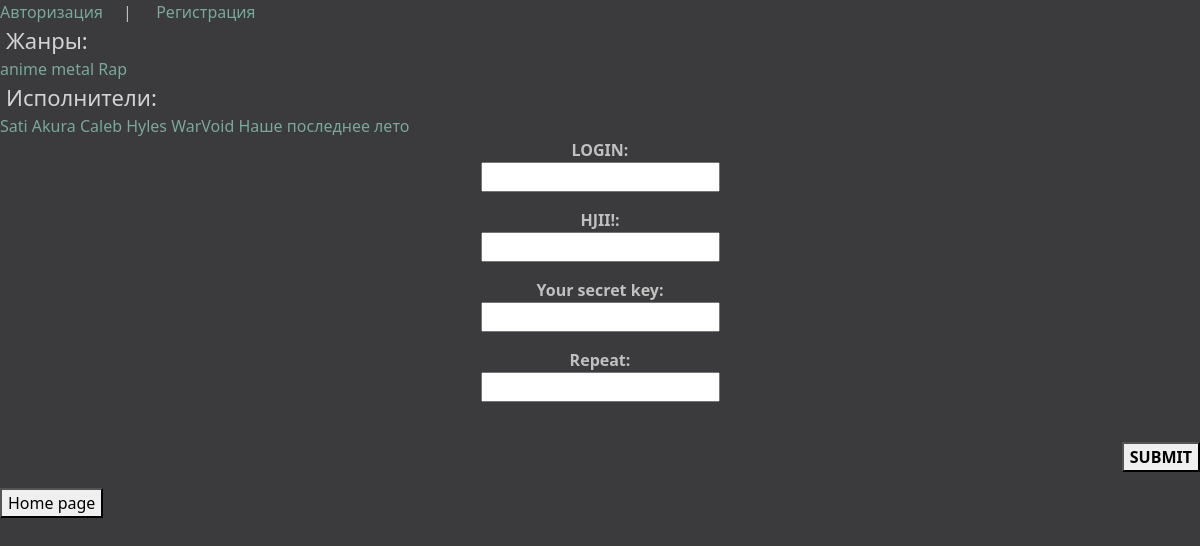
Page /registration/ on the committed database.
### funfacts/models.py (models this page shows, shortened)
class Category(models.Model):
	name = models.CharField(max_length = 255, db_index = True)
	slug = models.SlugField(max_length=255, db_index = True, null = True)
	def get_absolute_url(self):
		return reverse('category', kwargs={'cat_slug': self.slug})

class Author(models.Model):
	name = models.CharField(max_length = 255)
	slug= models.SlugField(max_length=255,db_index = True, unique = True)
	def get_absolute_url(self):
		return reverse('author', kwargs={'author_slug': self.slug})

### funfacts/views.py (the view)
# urls.py: path('registration/', views.RegisterUser.as_view(), name = 'registration'),
class RegisterUser(DataMixin, CreateView):
	form_class = RegisterUserForm
	template_name = 'funfacts/registration.html'
	success_url = reverse_lazy('login')
	def get_context_data(self, *,object_list=None, **kwargs):
		context = super().get_context_data(**kwargs)
		c_def =  self.get_user_context(title = 'regist')
		return dict(list(context.items())+list(c_def.items()))

### funfacts/forms.py
class RegisterUserForm(UserCreationForm):
	username = forms.CharField(label = 'LOGIN', widget = forms.TextInput(attrs ={'class':'form-input'}))
	email = forms.EmailField(label = 'HJII!', widget=forms.EmailInput(attrs={'class':'form-input'}))
	password1 = forms.CharField(label = 'Your secret key', widget = forms.PasswordInput(attrs={'class':'form-input'}))
	password2 = forms.CharField(label = 'Repeat', widget = forms.PasswordInput(attrs={'class':'form-input'}))
	class Meta:
		model =User
		fields = ('username','email', 'password1', 'password2',)

### funfacts/templatetags/funfacts_tags.py (called while the page is built)
@register.inclusion_tag('funfacts/list_authors.html')
def show_authors(sort=None, author_selected=0, category_selected=0):
	if not sort:
		authors = Author.objects.all()
		category = Category.objects.all()
	else:
		authors = Author.objects.order_by(sort)
		category = Category.objects.order_by(sort)
	return {"authors":authors, "author_selected":author_selected, "cats":category, "category_selected":category_selected}

### funfacts/utils.py (called while the page is built)
	def get_user_context(self, **kwargs):
		context = kwargs
		author = Author.objects.all()
		cats = Category.objects.all()
		context['author']=author
		context['cats'] = cats
		if 'author_selected' not in context:
			context['author_selected']=0
		elif 'category_selected' not in context:
			context['category_selected'] = 0
		return context

### funfacts/templates/funfacts/registration.html (shortened to what this page needs)
{% extends 'funfacts/base.html'%}
{%block content%}
<form method = 'Post'>
	{%csrf_token%}<nav align ='center'>
	<div class="registration">
	{%for f in form%}
<nav align="center"><label for = "{{ f.id_for_label}}"><b>{{f.label}}:</b></label></nav><p align="center">{{f}}</p>
	{%endfor%}
	<br>
	<p align="right"><button type="submit" class="user"><b>SUBMIT</b></button></p>
	</div></nav>
</form>
{%endblock%}

### funfacts/templates/funfacts/list_authors.html
<nav class="side_text">Жанры:</nav>
{%for cat in cats%}
{%if cat.pk == category_selected%}
<a  id = 'aub' href="{{cat.get_absolute_url}}">{{cat.name}} g</a>
{%elif cat.pk <= category_selected|add:2 and cat.pk >= category_selected|add:-2 %}
<a href="{{cat.get_absolute_url}}" class="authors">{{cat.name}}</a>
{%elif category_selected == 0 and cat.pk <= 4 %}
<a href="{{cat.get_absolute_url}}" class="authors">{{cat.name}}</a>
	{%endif%}
{%endfor%}
<nav class="side_text">Исполнители: </nav>
{%for author in authors%}
{%if author.pk == author_selected%}
<a  id = 'aub' href="{{author.get_absolute_url}}">{{author.name}}</a>
{%elif author.pk <= author_selected|add:2 and author.pk >= author_selected|add:-2 %}
<a href="{{author.get_absolute_url}}" class="authors">{{author.name}}</a>
{%elif author_selected == 0 and author.pk <= 4 %}
<a href="{{author.get_absolute_url}}" class="authors">{{author.name}}</a>
	{%endif%}
{%endfor%}

### funfacts/static/funfacts/css/styles.css (style rules this page uses)
body { background: #3B3A3D; color: #C0C0C0; }
a { transition: all 1s; text-decoration: none; color: #7AA899; }
.side_text { font-size: 22px; padding-left: 6px; color: lightgray; }

### rows in the picture
Category: name "anime"
Category: name "metal"
Category: name "Rap"
Author: name "Sati Akura"
Author: name "Caleb Hyles"
Author: name "WarVoid"
Author: name "Наше последнее лето"

### other values in the picture
{{ f.label }} "LOGIN" "HJII!" "Your secret key" "Repeat"
